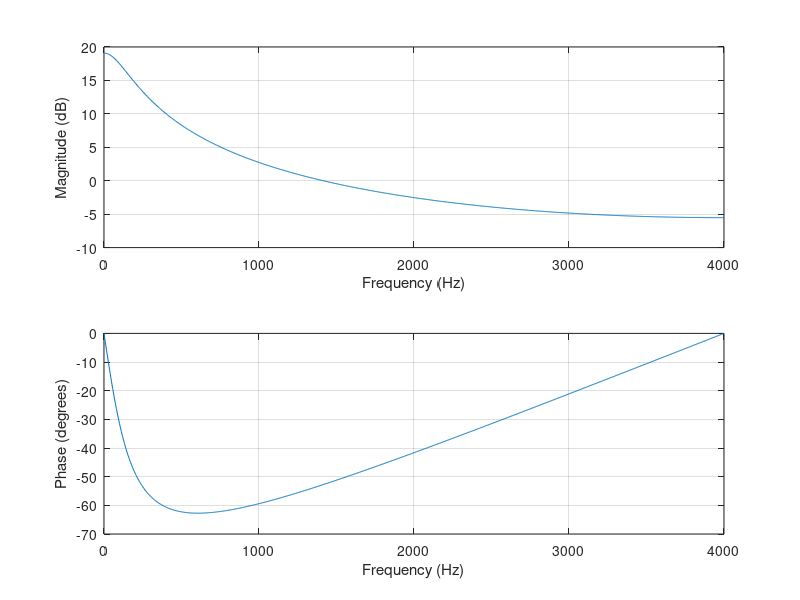
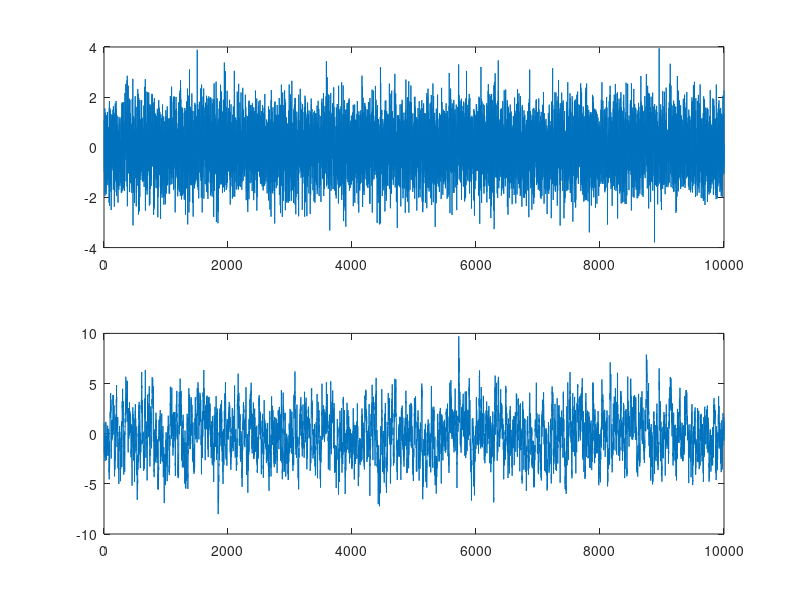

Recreate these plots in MATLAB, in order. (Note: this script raises an error after producing the figures.)
% pól AR p0 = -a1
% frekvence f0 = arg(p0)*fs/2pi
% šířka pásma B = (-ln(abs(p0))/pi)8*fs = (1- abs(p0)*fs/pi
% při odvození DTFT tam vznikne násobení TS ale to se standardně nepoužívá
% -> proto to vychází v pwelchu jinak, ten to může nebo nemusí škálovat Ts
% -> periodogram je z jedné realizace
% -> modifikovaný periodogram posouvá výkon tak, aby se potlačil vliv
% váhování na výkon
% -> twosided to mění taky - onesided není polovina twosided
% -> u onesided se celý výkon signálu nacpe do poloviny spektra
% -> u twosided každá komplexní exponenciála nese poloviční výkon
% -> aby to vyšlo stejně jako pwelchtak to musim dělit wlen, fs a výkonem okna
% -> v pwelchu option psd dá pryč škálování Ts
N = 10000;
un = randn(N,1);
B = 300;
fs = 8000;

a1 = exp(-B*pi/fs);
%nc1 (NF) AR 1.r
b = 1;
a = [1 -a1];

%nc2 AR VF 1.r
b2 = 1;
a2 = [1 a1];

%nc1ma MA NF 1.r
bma1 = [1 a1];
ama1 = 1;

%%model 2ř
p1 = 0.9*exp(j*0.9);
p2 = 0.9*exp(-j*0.9);
poles = [p1; p2];
a2r = poly(poles);
b2r = 1;


nc1 = filter(b,a,un);
nc2 = filter(b2,a2,un);
nc1ma = filter(bma1, ama1, un);
nc12r = filter(b2r,a2r,un);



wlen = 512;
noverlap = wlen/2;
NFFT = wlen;

figure(1)
freqz(b,a,1000,fs)

figure(2)
subplot(211)
plot(un)
subplot(212)
plot(nc1)

figure(3)
pwelch(nc1,wlen,noverlap,NFFT,fs)

frame = nc1(1:wlen);
ff = 0:fs/NFFT:fs/2;
N = fft(frame);
Gnc1 = 20*log10(abs(N)./NFFT);

figure(4)
plot(ff,Gnc1(1:NFFT/2+1))

figure(5)
spectrogram(nc1,wlen,[],[],fs,"yaxis")
colorbar off
colormap jet



%% LPC analýza - identifikace AR modelu
%LPC - linear predictive coding -> reprezentace signálu méně parametry
%kritérium - minimalizace výkonu chybového signálu
%normální rovnice
%[R0 .  Rp-1][a1]    [R1]
%[R1  .    .][. ] = -[. ]
%[Rp-1 .  R0][ap]    [Rp]
%řád prediktoru maximálně desítky (komprese)
%funkce [koeficienty, výkon chyby predikce]=lpc(signál,řád filtru)
p = 4; %řád filtru
sig = loadbin("nc4.bin");

a_lpc = lpc(sig(1:1000),p);

 figure(6)
 zplane(1,a_lpc)
% clf
% %zplane(bma1,ama1)
% poles=roots(a_lpc);
% hold on
% plot(real(poles),imag(poles), 'rx')
% plot(0,0,'ro')
% hold off

 %figure(1)
% freqz(bma1,ama1,1000,fs)
% hold on
% [H,F] = freqz(b,a_lpc,1000,fs);
% subplot(211)
% plot(F,20*log10(abs(H)), 'r')
% hold off
figure(7)
freqz(b,a_lpc,1000,fs)

figure(8)
pwelch(sig,wlen,noverlap,NFFT,fs)

frame = sig(1:wlen);
ff = 0:fs/NFFT:fs/2;
Gnc1 = 10*log10(abs(fft(frame)).^2./NFFT);

figure(9)
plot(ff,Gnc1(1:NFFT/2+1))

figure(10)
spectrogram(sig,wlen,[],[],fs,"yaxis")
colorbar off
colormap jet

%lpc spektrum je spektrum syntetizujícího filtru (1/A(z)), v syntetizátoru
%potřebuju výkon chyby predikce Ep -> přenosová fce sqrt(Ep)/A(z)

%% lpc analýza řeči
p = 16;
sig1 = loadbin('vm0-512.bin');
wlen = length(sig1);
w = hamming(wlen);
sig1 = sig1(:);
S = fft(sig1.*w);
Gs = (abs(S).^2)./wlen;

[a,Ep] = lpc(sig1.*w,p);

figure(11)
freqz(sqrt(Ep),a,wlen,"whole")

figure(12)
plot(10*log10(Gs))

H = freqz(sqrt(Ep),a,wlen,"whole");
hold on
plot(20*log10(abs(H)), "r")
hold off

figure(13)
plot(sig1)

figure(14)
zplane(1,a)